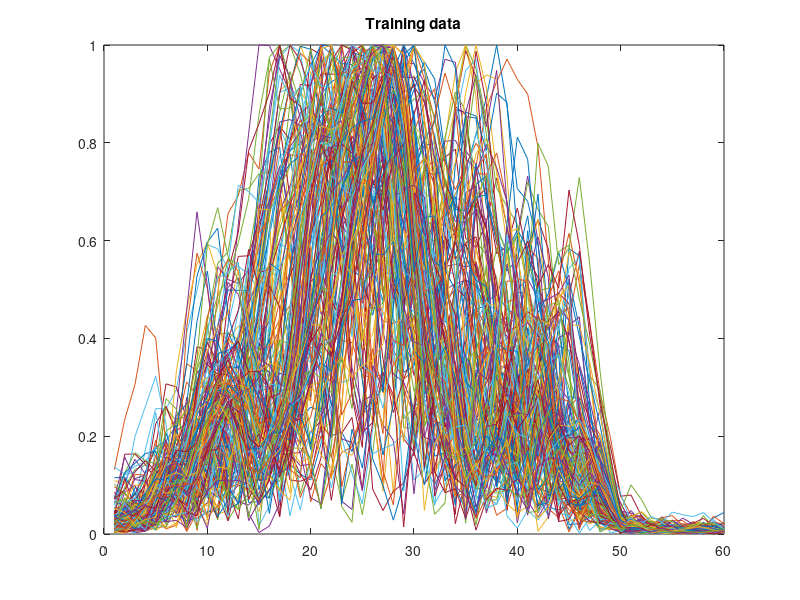
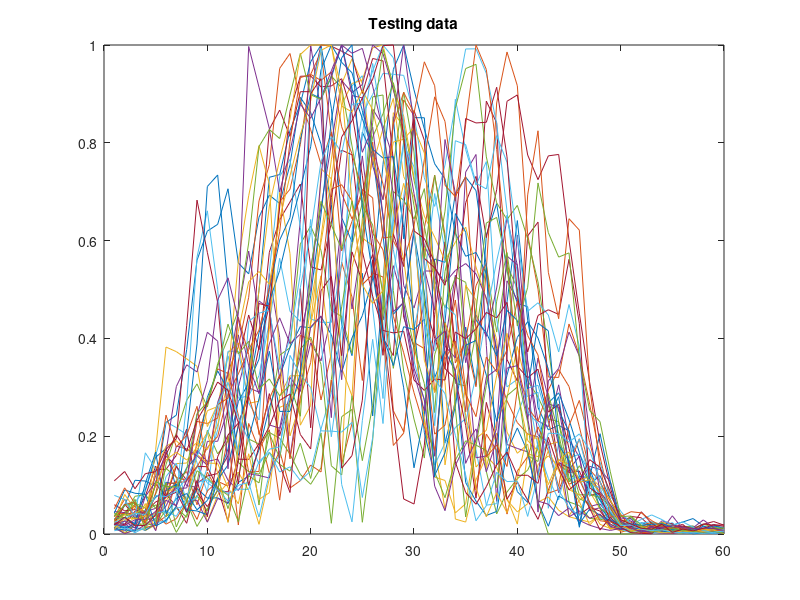

These charts were generated, in order, by the following MATLAB code: (Note: this script raises an error after producing the figures.)
clc
clear all
close all

%% Part 1.1 Getting Data via Python
% loading data
load('sonar5841.mat')

%% Part 1.3 Partitioning the data 
data = [X Y];
seed = 7;
rng(seed)
idx = randperm(208,42);
idx = sort(idx);
testdata = data(idx,:);
traindata = data;
traindata(idx,:) = [];
trainfeatures = traindata(:,1:end-1);
trainlabels = traindata(:,end);
testfeatures = testdata(:,1:end-1);
testlabels = testdata(:,end);

%% Part 1.4 Part 1 Deliverables 
% Plot for training data 
figure
for i = 1:size(traindata,1)
    plot(traindata(i,1:end-1));
    title('Training data');
    hold on
end
hold off

% Plot for testing data 
figure
for i = 1:size(testdata,1)
    plot(testdata(i,1:end-1));
    title('Testing data');
    hold on
end
hold off

%% Part 2.1 Logistic Regression

x = trainfeatures;
y = trainlabels;

for i = 1:size(y,1)
    if y(i,1) == -1
        y(i,1) = 0;
    end
end

[m, n] = size(x);
x = [ones(m, 1) x];
initial_theta = zeros(n + 1, 1);

options = optimset('GradObj', 'on', 'MaxIter', 1000);
[theta, cost] = fminunc(@(t)(costFunction(t, x, y)), initial_theta, options);

x = testfeatures;
y = testlabels;
for i = 1:size(y,1)
    if y(i,1) == -1
        y(i,1) = 0;
    end
end

[m, n] = size(x);
x = [ones(m, 1) x];
p = pred(theta, x);
fprintf('Accuracy on test data using Logistic Regression: %f\n', mean(double(p == y)) * 100)
lracc = mean(double(p == y)) * 100;

%% Part 2.2 Linear SVM (Hard Margin)
x = trainfeatures;
y = trainlabels;

% C: Box constraint
LinearSVMmodel = fitcsvm(x, y,'standardize',true);

x = testfeatures;
y = testlabels;

[label, ~] = predict(LinearSVMmodel,x);

fprintf('Accuracy on test data using Linear SVM (Hard Margin): %f\n', mean(double(label == y)) * 100)
hmacc = mean(double(label == y)) * 100;

%% Implementing 5-fold Cross Validation to find out C
interval = round(size(traindata,1)/5);
parts = [1; interval; (2*interval); (3*interval); (4*interval); 208];

rng(seed)
data = data(randperm(size(data,1)),:);

for j = 1:1180
    if j <= 1000
        c = 0.001 * (j);
    elseif j <= 1090
        c = 1+ 0.1 * (j-1000);
    else
        c = 10 + 1 * (j-1090); 
    end
    Acc = zeros(5,1);
    for i = 1:5
        testfeatures1 = data(parts(i,1):parts(i+1,1),1:end-1);
        testlabels1 = data(parts(i,1):parts(i+1,1),end);
        trainfeatures1 = data(:,1:end-1);
        trainlabels1 = data(:,end);
        trainfeatures1(parts(i,1):parts(i+1,1),:) = [];
        trainlabels1(parts(i,1):parts(i+1,1),:) = [];
        x = trainfeatures1;
        y = trainlabels1;
        LinearSVMmodel = fitcsvm(x, y,'standardize',true,'BoxConstraint',c);
        x = testfeatures1;
        y = testlabels1;
        [label, ~] = predict(LinearSVMmodel,x);
        Acc(i,1) = mean(double(label == y)) * 100;
    end
    BoxConstraint(j,1) = c;
    MeanAcc(j,1) =  mean(Acc);
    
end

figure
plot(BoxConstraint(:,1), MeanAcc(:,1));
xlabel('BoxConstraint(c)');
ylabel('Mean Accuracy');
title('Mean Accuracy vs C for C = 0.001 to 100')

figure
plot(BoxConstraint(1:1000,1), MeanAcc(1:1000,1));
xlabel('BoxConstraint(c)');
xlim([0 1]);
ylabel('Mean Accuracy');
title('Mean Accuracy vs C for C = 0.001 to 1')

%% Implementation of SVM using value of C obtained from cross validation
[~,idx] = max(MeanAcc);
c = BoxConstraint(idx,1);

x = trainfeatures;
y = trainlabels;

LinearSoftSVMmodel = fitcsvm(x, y,'standardize',true,'BoxConstraint',c);

x = testfeatures;
y = testlabels;

[label, ~] = predict(LinearSoftSVMmodel,x);

fprintf('Accuracy on test data using SVM (c = %f) : %f\n',c, mean(double(label == y)) * 100);
smacc = mean(double(label == y)) * 100;

%% Part 2.3 Kernel SVM (trained using default width)

x = trainfeatures;
y = trainlabels;

KernelSVMmodel = fitcsvm(x, y,'standardize',true,'KernelFunction','rbf');

x = testfeatures;
y = testlabels;

[label, ~] = predict(KernelSVMmodel,x);

fprintf('Accuracy on test data using Kernel SVM (width = 1): %f\n', mean(double(label == y)) * 100)

%% Implementing 5 fold cross validation to find width parameter in Kernel SVM 
for j = 1:200
    width = 0.5 * (j) ;
    Acc = zeros(5,1);
    for i = 1:5
        testfeatures1 = data(parts(i,1):parts(i+1,1),1:end-1);
        testlabels1 = data(parts(i,1):parts(i+1,1),end);
        trainfeatures1 = data(:,1:end-1);
        trainlabels1 = data(:,end);
        trainfeatures1(parts(i,1):parts(i+1,1),:) = [];
        trainlabels1(parts(i,1):parts(i+1,1),:) = [];

        x = trainfeatures1;
        y = trainlabels1;

        KernelSVMmodel = fitcsvm(x, y,'standardize',true,'KernelFunction','rbf','KernelScale',width);

        x = testfeatures1;
        y = testlabels1;

        [label, ~] = predict(KernelSVMmodel,x);

        Acc(i,1) = mean(double(label == y)) * 100;

    end
    
    gamma(j,1) = width;
    MeanAcc1(j,1) =  mean(Acc);
    
end
figure
plot(gamma(:,1), MeanAcc1(:,1));
xlabel('Width');
ylabel('Mean Accuracy');
title('Mean Accuracy vs Width');

%% Implementation of kernel SVM using value of width obtained from cross validation
[~,idx] = max(MeanAcc1);
width = gamma(idx,1);

x = trainfeatures;
y = trainlabels;

LinearSoftSVMmodel = fitcsvm(x, y,'standardize',true,'KernelFunction','rbf','KernelScale',width);

x = testfeatures;
y = testlabels;

[label, ~] = predict(LinearSoftSVMmodel,x);

fprintf('Accuracy on test data using SVM (width = %f) : %f\n',width, mean(double(label == y)) * 100);
ksvmacc = mean(double(label == y)) * 100;

%% Table of Accuracies

Method = {'Logistic Regression'; 'Linear SVM (Hard Margin)'; 'Linear SVM (Soft Margin)' ; 'Kernel SVM'};
Accuracy = {lracc; hmacc; smacc; ksvmacc};
cc = sprintf('c = %f',c);
dd = sprintf('width = %f',width);
Parameters = {'Null'; 'Null'; cc ; dd};
T = table(Method, Accuracy, Parameters);
disp(T)

%% Functions
function [J, grad] = costFunction(theta, X, y)
m = length(y); 
J = 0;
grad = zeros(size(theta));
J = (-1/m) * sum(y'*log (sigmoid(X*theta)) + (1-y)'* log(1 - sigmoid(X*theta)));
grad = (1/m) * sum( (sigmoid(X*theta) - y) .* X );
end

function g = sigmoid(z)
g = zeros(size(z));
g = 1./(1+exp(-z));
end

function p = pred(theta, X)
m = size(X, 1);
p = zeros(m, 1);
p = sigmoid(X*theta);
s=0.5*ones(size(p));
p = (p>=s);
end